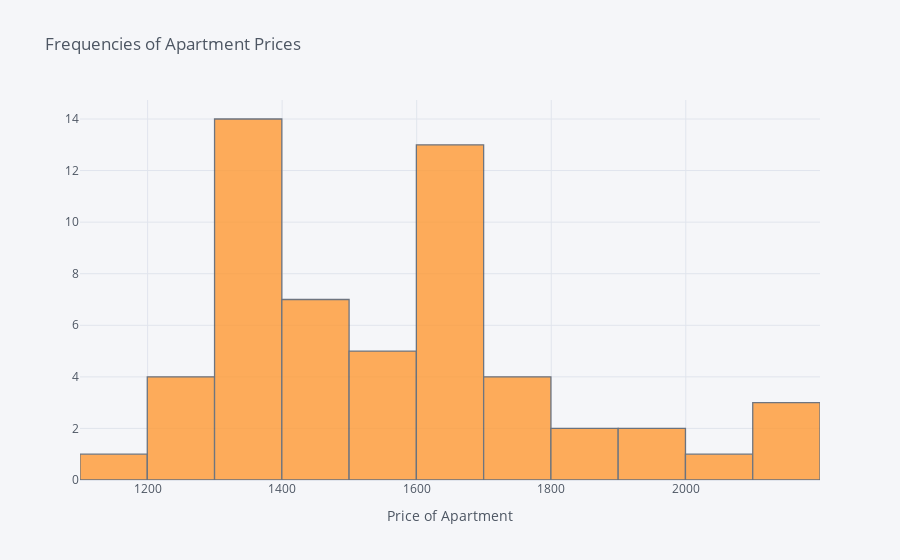
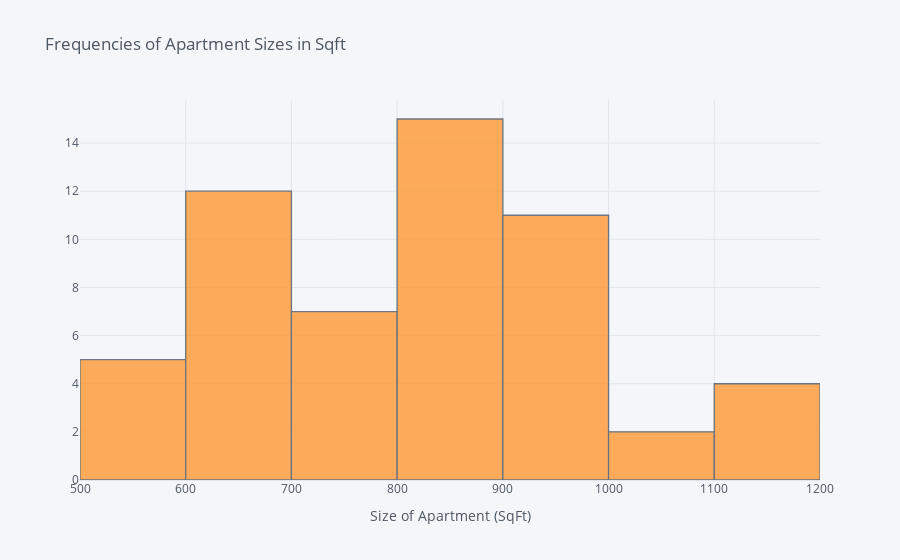

Notebook source saved alongside these figures, in order:
### Markdown cell above
## Plotting price and size, we can see there is a clear relationship between both attributes

### Code cell
df['price'].iplot(kind='histogram', xTitle='Price of Apartment', title='Frequencies of Apartment Prices')
df[['size']].iplot(kind='histogram', xTitle='Size of Apartment (SqFt)', title='Frequencies of Apartment Sizes in Sqft')

### Figure 1 — Plotly figure (JSON) as saved in the notebook; plotly's stock layout.template omitted (floating-point values rounded to 4 significant figures)
{"data": [{"histfunc": "count", "histnorm": "", "marker": {"color": "rgba(255, 153, 51, 1.0)", "line": {"color": "#4D5663", "width": 1.3}}, "name": "price", "opacity": 0.8, "orientation": "v", "type": "histogram", "x": [1200, 1300, 1550, 1675, 1725, 1385, 1450, 1360, 1350, 1425, 1650, 1615, 1200, 1730, 1310, 1920, 1925, 1615, 1305, 1640, 1630, 1390, 1500, 1475, 1600, 1250, 1100, 1600, 1630, 1750, 1600, 1425, 2125, 1305, 1370, 1475, 1815, 2125, 1880, 2190, 1705, 1525, 1255, 1355, 1600, 2000, 1500, 1300, 1330, 1425, 1380, 1405, 1300, 1505, 1600, 1600]}], "layout": {"barmode": "overlay", "legend": {"bgcolor": "#F5F6F9", "font": {"color": "#4D5663"}}, "paper_bgcolor": "#F5F6F9", "plot_bgcolor": "#F5F6F9", "title": {"font": {"color": "#4D5663"}, "text": "Frequencies of Apartment Prices"}, "xaxis": {"gridcolor": "#E1E5ED", "showgrid": true, "tickfont": {"color": "#4D5663"}, "title": {"font": {"color": "#4D5663"}, "text": "Price of Apartment"}, "zerolinecolor": "#E1E5ED"}, "yaxis": {"gridcolor": "#E1E5ED", "showgrid": true, "tickfont": {"color": "#4D5663"}, "title": {"font": {"color": "#4D5663"}, "text": ""}, "zerolinecolor": "#E1E5ED"}}}

### Figure 2 — Plotly figure (JSON) as saved in the notebook; plotly's stock layout.template omitted (floating-point values rounded to 4 significant figures)
{"data": [{"histfunc": "count", "histnorm": "", "marker": {"color": "rgba(255, 153, 51, 1.0)", "line": {"color": "#4D5663", "width": 1.3}}, "name": "size", "opacity": 0.8, "orientation": "v", "type": "histogram", "x": [500, 700, 550, 660, 912, 839.8, 730, 581, 839.8, 839.8, 839.8, 659, 700, 888, 663, 970, 1137, 889, 650, 977, 965, 661, 715, 859, 1000, 540, 600, 800, 940, 945, 972, 850, 1130, 638, 753, 862, 988, 1135, 988, 1135, 915, 675, 616, 786, 800, 863, 1000, 650, 850, 800, 560, 720, 600, 850, 900, 600]}], "layout": {"barmode": "overlay", "legend": {"bgcolor": "#F5F6F9", "font": {"color": "#4D5663"}}, "paper_bgcolor": "#F5F6F9", "plot_bgcolor": "#F5F6F9", "title": {"font": {"color": "#4D5663"}, "text": "Frequencies of Apartment Sizes in Sqft"}, "xaxis": {"gridcolor": "#E1E5ED", "showgrid": true, "tickfont": {"color": "#4D5663"}, "title": {"font": {"color": "#4D5663"}, "text": "Size of Apartment (SqFt)"}, "zerolinecolor": "#E1E5ED"}, "yaxis": {"gridcolor": "#E1E5ED", "showgrid": true, "tickfont": {"color": "#4D5663"}, "title": {"font": {"color": "#4D5663"}, "text": ""}, "zerolinecolor": "#E1E5ED"}}}
